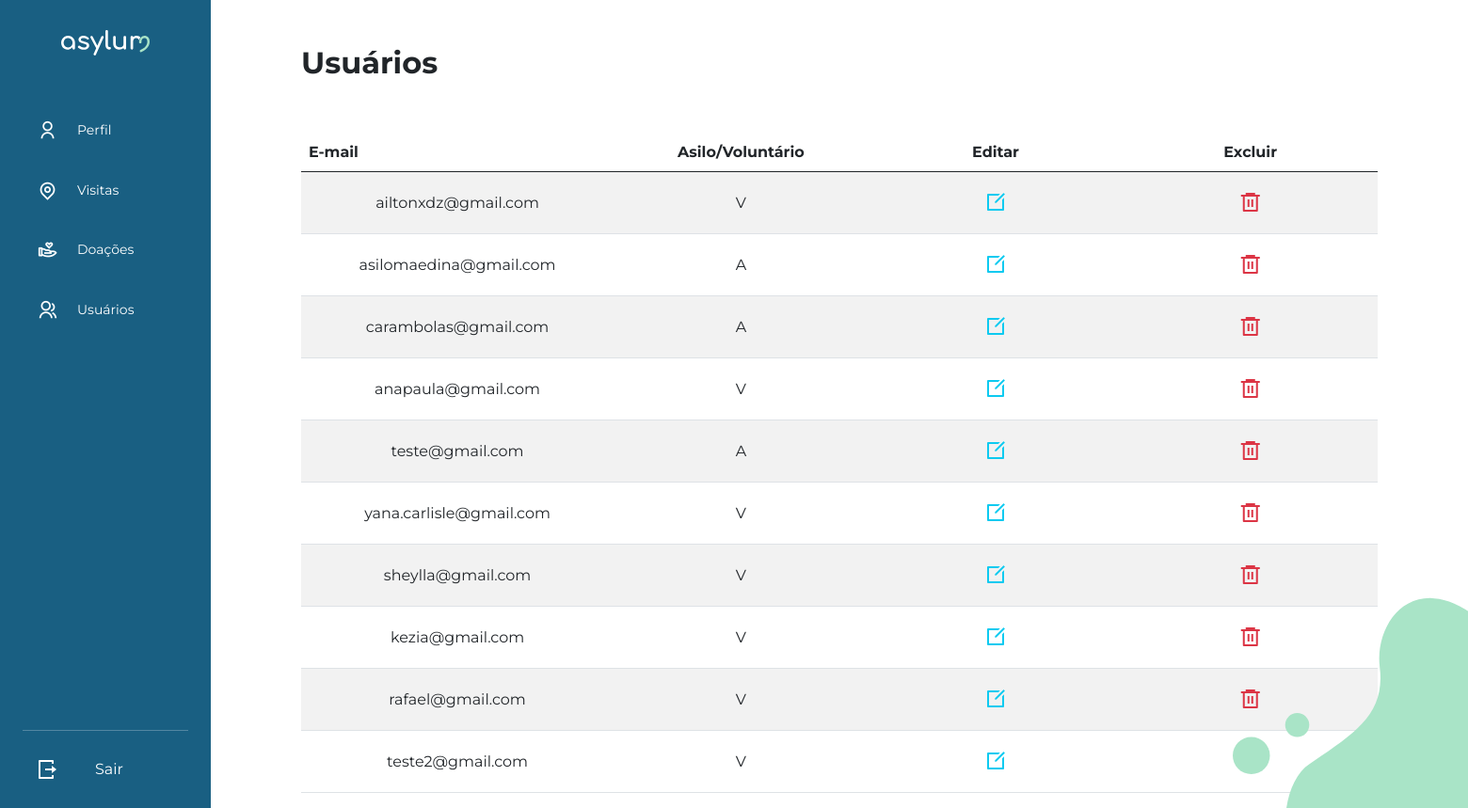
/usuarios/admin (signed in), run on the app's committed database.
### models.py (models this page shows, shortened)
class Usuario(db.Model, UserMixin):
  __tablename__ = 'usuario'
  id = db.Column(db.Integer, primary_key=True)
  email = db.Column(db.String(100))
  senha = db.Column(db.String(100))
  cpf_cnpj = db.Column(db.String(100))
  user_type = db.Column(db.Enum(UserType))
  login_step = db.Column(db.Integer)
  admin = db.Column(db.Boolean)
  rs_usuario_asylum = db.relationship('Asilo', cascade="all,delete", backref="usuario_asilo")
  rs_usuario_volunteer = db.relationship('Voluntario', cascade="all,delete", backref="usuario_voluntario")
  rs_usuario_visit = db.relationship('Visita', cascade="all,delete", backref="usuario_visita")

### routes/usuarios.py (the view)
@users_bl.route('/admin', methods=['GET'])
@login_required
def admin_page(): return user.getAdminPage()

### controllers/UserController.py (called while the page is built)
    @staticmethod
    def getAdminPage():
        usuarios = Usuario.query.all()
        if current_user.admin:
            return render_template('admin.html', usuarios=usuarios)
        else:
            flash('Você não tem autorização para acessar', 'danger')
            return redirect('/usuarios')

### routes/usuarios.py (called while the page is built)
@lm.user_loader
def load_user(id): return Usuario.query.get(id)

### templates/admin.html (shortened to what this page needs)
{% extends 'indexwhf.html' %}
{% block conteudo %}
    <section>
      <div class="d-flex">
        {% include 'user/loghome.html'%}
        <div class="vh-100 flex-grow-1 admin-content">
      <div class="d-flex text-left align-items-center my-5">
        <h2 class="fw-bold">Usuários</h2>
      </div>
      <table class="table table-striped mt-2">
        <thead>
          <tr>
            <th scope="col">E-mail</th>
            <th class="text-center" scope="col">Asilo/Voluntário</th>
            <th class="text-center" scope="col">Editar</th>
            <th class="text-center" scope="col">Excluir</th>
          </tr>
        </thead>
        <tbody>
        {%for u in usuarios%}
          <tr>
            <td class="align-middle">{{u.email}}</td>
            <td class="text-center align-middle">{{u.user_type._value_}}</td>
            <td class="text-center">
              <form method="get" action="/usuarios/edit/{{u.id}}">
                <button type="submit" id="{{u.id}}" class="btn border-0 text-info admin-edit">
                  <i class="ri-edit-box-line admin-action"></i>
                </button>
              </form>
            </td>
            <td class="text-center">
              <button id="{{u.id}}" class="btn border-0 text-danger" onclick="deleteUser(this)">
              </button>
            </td>
          </tr>
        {%endfor%}
        </tbody>
      </table>
    </div>
      </div>
    </section>
{% endblock %}

### templates/indexwhf.html (shortened to what this page needs)
<!DOCTYPE html>
<html lang="en">
<head>
  <link href="https://cdn.jsdelivr.net/npm/bootstrap@5.0.2/dist/css/bootstrap.min.css" rel="stylesheet">
  <link href="https://cdn.jsdelivr.net/npm/remixicon@2.5.0/fonts/remixicon.css" rel="stylesheet">
  <link href="{{ url_for('static', filename='style.css') }}" rel="stylesheet">
</head>
<body>
  {% block conteudo %}
  {% endblock %}
</body>
</html>

### templates/user/loghome.html (shortened to what this page needs)
<div class="d-flex flex-column flex-shrink-0 py-3 px-4 text-white admin-sidebar {%if wAfter %}after-none{%endif%}">
      <a href="/" class="d-flex align-items-center mb-3 mt-3 mb-md-0 me-md-auto ms-md-auto text-white text-decoration-none">
        <img src="{{url_for('static', filename='img/asylumm 3.svg')}}" width="94px">
      </a>
      <ul class="nav nav-pills flex-column mb-auto mt-5">
        <li class="nav-item admin-sidebar-item">
          <a href="/usuarios/profile" class="nav-link text-white d-flex align-items-center link link--metis">
            <i class="ri-user-line sidebar-icon"></i>
            Perfil
          </a>
        </li>
        <li class="nav-item admin-sidebar-item">
          <a href="/usuarios/visit" class="nav-link text-white d-flex align-items-center link link--metis">
            <i class="ri-map-pin-line sidebar-icon"></i>
            Visitas
          </a>
        </li>
        <li class="nav-item admin-sidebar-item">
          <a href="#" class="nav-link text-white d-flex align-items-center link link--metis">
            <i class="ri-hand-heart-line sidebar-icon"></i>
            Doações
          </a>
        </li>
        {% if current_user.admin %}
        <li class="nav-item admin-sidebar-item">
          <a href="/usuarios/admin" class="nav-link text-white d-flex align-items-center link link--metis">
            <i class="ri-group-line sidebar-icon"></i>
            Usuários
          </a>
        </li>
        {% endif %}
      </ul>
      <hr>
      <div>
        <form method="post" action="/usuarios/logoff">
          <button type="submit" class="btn d-flex align-items-center text-white text-decoration-none">
            <i class="ri-logout-box-r-line sidebar-icon"></i>
            <p class="px-3 mb-0">Sair</p>
          </button>
        </form>
      </div>
    </div>

### static/style.css (style rules this page uses)
body { font-family: 'Montserrat', sans-serif; min-height: 100vh; min-height: -webkit-fill-available; overflow-x: hidden; }
.nav-link { font-size: 14px; }
.nav-item > .nav-link { color: black; }
.link { cursor: pointer; position: relative; white-space: nowrap; }
.link::before, .link::after { position: absolute; width: 100%; height: 1px; background: currentColor; top: 100%; left: 0; pointer-events: none; }
.link::before { content: ''; }
.link--metis::before { transform-origin: 100% 50%; transform: scale3d(0, 1, 1); transition: transform 0.3s; }

### static/css/admin.css (style rules this page uses)
.admin-sidebar { background-color: #195F82; min-width: 14em; }
.sidebar-icon { font-size: 1.5em; margin-right: 1em; }
.admin-sidebar-item { padding: .5em 0; }
.admin-content { padding-right: 6em; padding-left: 6em; overflow: auto; }
.admin-action { font-size: 1.5em; }

### static/css/log_home.css (style rules this page uses)
.admin-sidebar:after { content: ""; background-image: url('../img/top-r-detail.svg'); height: 100%; width: 100%; background-repeat: no-repeat; position: absolute; left: calc(100% - 250px); top: 0; transform: rotateX(180deg); z-index: 999; }

### static/css/visit.css (style rules this page uses)
:root { --main-bg: rgb(40,40,59); --calendar-border:rgb(220,220,255); --calendar-bg:#fff; --calendar-standout:rgb(40,40,59); --calendar-color:#444; --calendar-fade-color:#c0c0c0; --body-color:#444; }
table { clear:both; width:100%; border-radius:3px; border-collapse:collapse; color:var(--calendar-color); }
td { height:48px; text-align:center; vertical-align:middle; width:calc(100% / 7); }

### data on the page
Usuario: email "ailtonxdz@gmail.com", user_type._value_ "V"
Usuario: email "asilomaedina@gmail.com", user_type._value_ "A"
Usuario: email "carambolas@gmail.com", user_type._value_ "A"
Usuario: email "anapaula@gmail.com", user_type._value_ "V"
Usuario: email "teste@gmail.com", user_type._value_ "A"
Usuario: email "yana.carlisle@gmail.com", user_type._value_ "V"
Usuario: email "sheylla@gmail.com", user_type._value_ "V"
Usuario: email "kezia@gmail.com", user_type._value_ "V"
Usuario: email "rafael@gmail.com", user_type._value_ "V"
Usuario: email "teste2@gmail.com", user_type._value_ "V"
